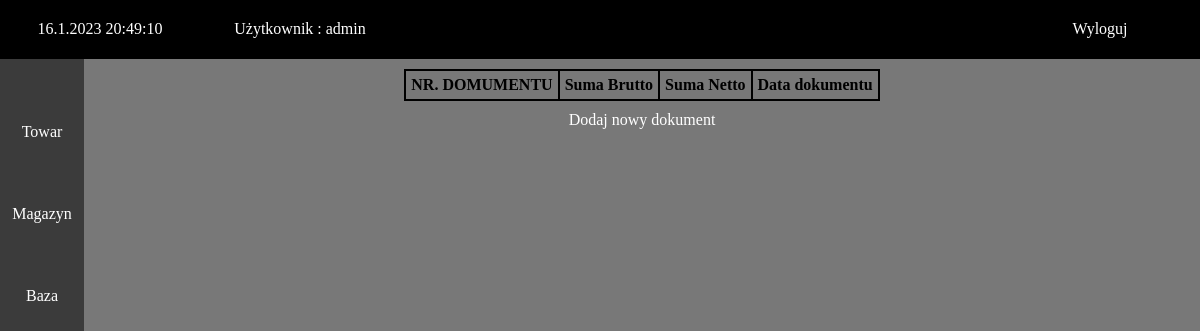
The app's page /odbior/ (signed in), older data.
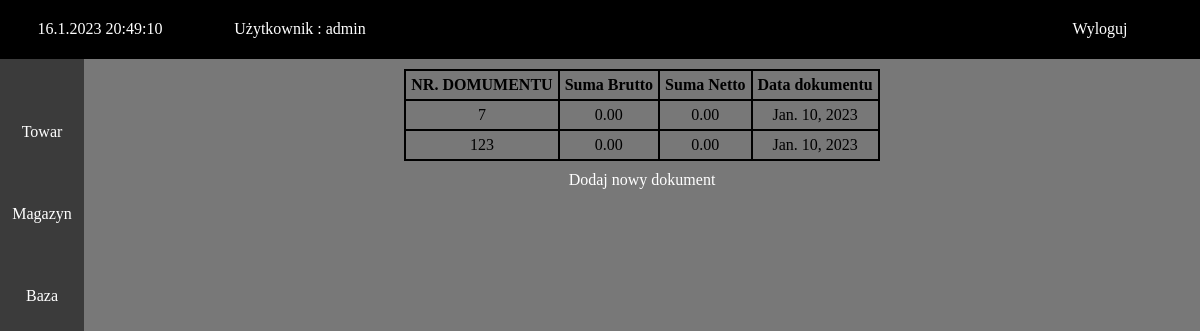
The same page, newer data.
### WebApp/models.py (models this page shows, shortened)
class Dokument(models.Model):
    NrDokumentu = models.IntegerField(primary_key=True)
    sumaBrutto = models.DecimalField(max_digits=10, decimal_places=2, default=0)
    sumaNetto = models.DecimalField(max_digits=10, decimal_places=2, default=0)
    typ = models.CharField(max_length=10, choices=TYPE_OF_DOCUMENT, default=' ')
    data = models.DateField(default=date.today)
    class Meta:
        verbose_name_plural = "Dokumenty"

### WebApp/views.py (the view)
# urls.py: path('odbior/', views.dostawa, name='dostawa'),
@login_required(login_url='logowanie')
def dostawa(request):
    data = Dokument.objects.filter(typ='Dostawa')
    return render(request, 'dostawa.html', {'data': data})

### templates/dostawa.html
{% extends "base.html" %}
{% block content %}
<table class="table">
        <thead>
            <th>NR. DOMUMENTU</th>
            <th>Suma Brutto</th>
            <th>Suma Netto</th>
            <th>Data dokumentu</th>
        </thead>
 {% for k in data  %}
            <tr>
                <td>{{k.NrDokumentu}}</td>
                <td>{{k.sumaBrutto}}</td>
                <td>{{k.sumaNetto}}</td>
                <td>{{k.data}}</td>
            </tr>
            {% endfor %}
        </table>
<a href="{% url 'u_dokumentu' %}">Dodaj nowy dokument</a>
{% endblock content %}

### templates/base.html (shortened to what this page needs)
{% load static %}
<!DOCTYPE html>
<html lang="en">
<head>
    <link rel="stylesheet" href="{% static 'glowna.css' %}">
     <link rel="stylesheet" href="{% static 'logowanie.css' %}">
</head>
<body>
      <div class="pasek">
       <div class="g_opcja">
           <p>
                <div id="zegar">
                </div>
           </p>
       </div>
       <div class="logowanie">
               <p><a href="{% url 'wylogowanie' %}">Wyloguj</a></p>
       </div>
          <div class = "HelloUser">
              <p><span> Użytkownik : {{ request.user }} </span></p>
          </div>
    </div>
    <div class="tresc">
        <div class="lewy">
             <ul class="menu">
                <li class="opcje">
                    <a>Towar</a>
                </li>
                <li class="opcje">
                    <a>Magazyn</a>
                </li>
                <li class="opcje">
                    <a>Baza</a>
                </li>
            </ul>
    </div>
        <div class="gowny">
            {% block content %} {% endblock content %}
        </div>
    </div>
</body>
</html>

### static/glowna.css (style rules this page uses)
hhtml, body { background-color: #787878; height: 100%; margin: 0 auto; }
table, th, td { margin: 10px auto; padding: 5px; border: 2px solid; border-collapse: collapse; }
.pasek { background-color: #000000; width: 100%; margin: 0px; padding: 0px; display: block; position: sticky; min-height: 3.66em; }
.HelloUser { color: white; display: flex; justify-content: center; align-items: center; left: 50%; min-height: 6%; width: 12em; padding: 4px; }
.lewy { background-color: #3B3B3B; width: 7%; margin: 0px 0px 0px 0px; padding: 0px 0px; float: left; display: inline; min-height: 94%; position: absolute; z-index : 10; }
.gowny { text-align: center; width: 93%; margin: 0px; padding: 0px; float: right; display: inline; min-height: 94%; position: relative; }
.g_opcja { color: white; display: block; float: left; min-height: 6%; width: 12em; padding: 4px; text-align: center; }
.logowanie { color: white; display: flex; justify-content: center; align-items: center; float: right; min-height: 6%; width: 12em; padding: 4px; }
a { color: white; text-decoration: none; }
.menu { list-style: none; padding: 0px; margin: 0px; position: absolute; width: 100%; height: 3em; text-align: center; margin-bottom: 0px; }
.opcje { margin-top: 4em; }

Row changes from the older to the newer data that the page shows:
added Dokument: NrDokumentu "7", sumaBrutto "0.00", sumaNetto "0.00", data "Jan. 10, 2023"
added Dokument: NrDokumentu "123", sumaBrutto "0.00", sumaNetto "0.00", data "Jan. 10, 2023"
